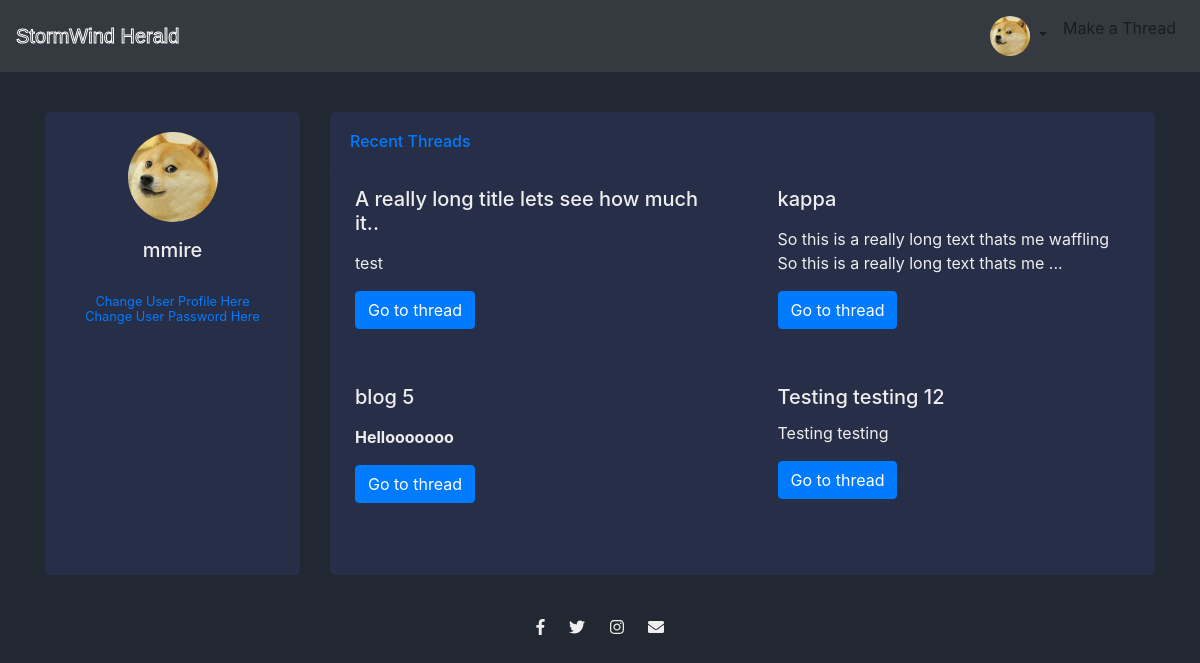
The page /profile/ (signed in) on the database as committed earlier.
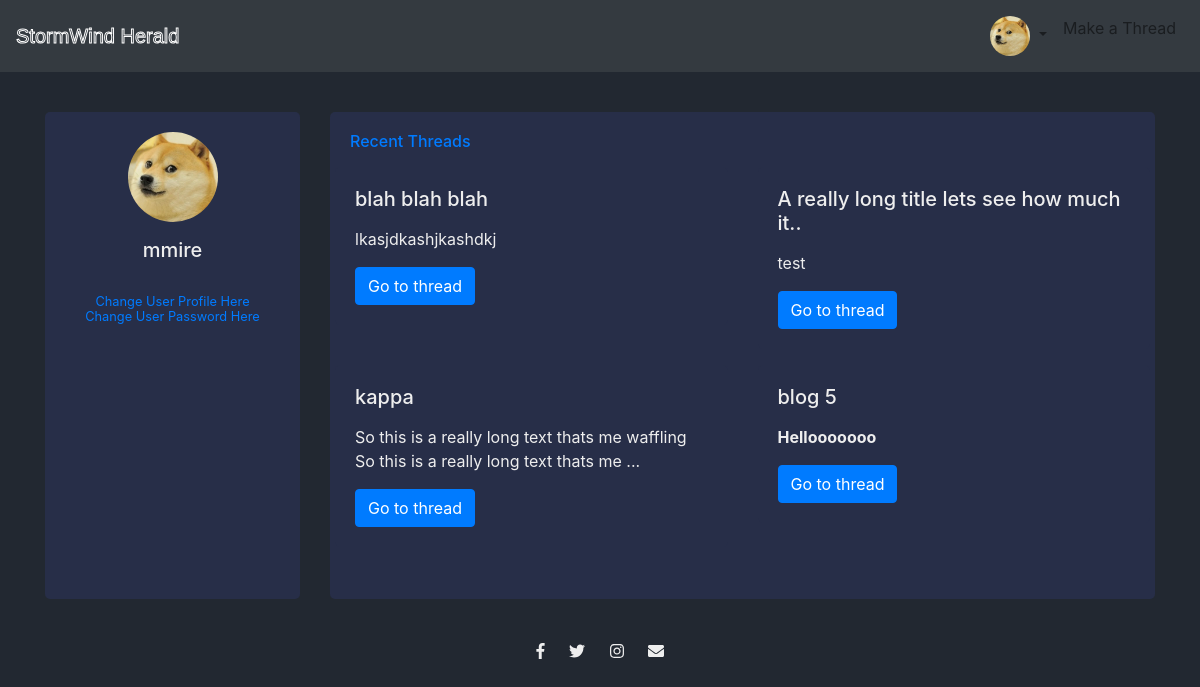
The same page on the database as committed later.
### stormwind/models.py (models this page shows, shortened)
class Thread(models.Model):
	member = models.ForeignKey(User,on_delete=models.CASCADE)
	title = models.CharField(max_length=155)
	content = HTMLField(blank=True,null=True)
	date_created = models.DateTimeField(default=timezone.now)
	category = models.CharField(max_length=155)
	likes = models.ManyToManyField(User,related_name='likes')

### stormwind/views.py (the view)
# urls.py: path('profile/',views.profile,name='profile'),
@login_required
def profile(request):
	user = request.user
	threads = Thread.objects.filter(member=request.user).order_by('-date_created')
	paginator = Paginator(threads,4)
	page_obj = paginator.page(request.GET.get('page',1))
	t_count = threads.count()
	return render(request,'users/profile.html',{'page_obj':page_obj,
												'user': user,
												't_count':t_count})

### users/templates/users/profile.html (shortened to what this page needs)
{% extends "stormwind/base.html" %}
{% block content %}
<div class="row gutters" style='margin-top:20px;'>
  <div class="col-xl-3 col-lg-3 col-md-12 col-sm-12 col-12">
    <div class="card h-100">
      <div class="card-body">
        <div class="account-settings">
          <div class="user-profile">
            <div class="user-avatar">
              <img src="{{ user.profile.profile_pic.url }}" alt="Profile Picture">
            </div>
            <h5 class="user-name">{{ user.username }}</h5>
            <br>
            <h6 class='user-email'><a href="{% url 'editProfile' %}">Change User Profile Here</a></h6>
            <h6 class="user-email"><a href="#">Change User Password Here</a></h6>
          </div>
        </div>
      </div>
    </div>
  </div>
  <div class="col-xl-9 col-lg-9 col-md-12 col-sm-12 col-12">
    <div class="card h-100">
      <div class="card-body">
        <div class="row gutters">
          <div class="col-xl-12 col-lg-12 col-md-12 col-sm-12 col-12">
            <h6 class="mb-3 text-primary">Recent Threads</h6>
          </div>
          <div class="row">
            {% for t in page_obj %}
            <div class="col-sm-6">
              <div class="card">
                <div class="card-body">
                  <h5 class="card-title">
                {% if t.title|length > 40 %}
                  {{ t.title|slice:40 }}..
                {% else %}
                  {{ t.title }}
                {% endif %}
                </h5>
                  {% if t.content|length > 90 %}
                    <p class="card-text">{{ t.content|safe|slice:90 }}...</p>
                  {% else %}
                    <p class="card-text">{{ t.content|safe }}</p>
                  {% endif %}
                  <a href="{% url 'detail-view' t.id %}" class="btn btn-primary">Go to thread</a>
                </div>
              </div>
            </div>
            {% endfor %}
          </div>
        </div>
      </div>
    </div>
  </div>
  {% endblock content %}

Rows that differ between the two databases and show on the page:
no longer on this page (row unchanged): Thread: title "Testing testing 12", content "Testing testing"
added Thread: title "blah blah blah", content "lkasjdkashjkashdkj"
